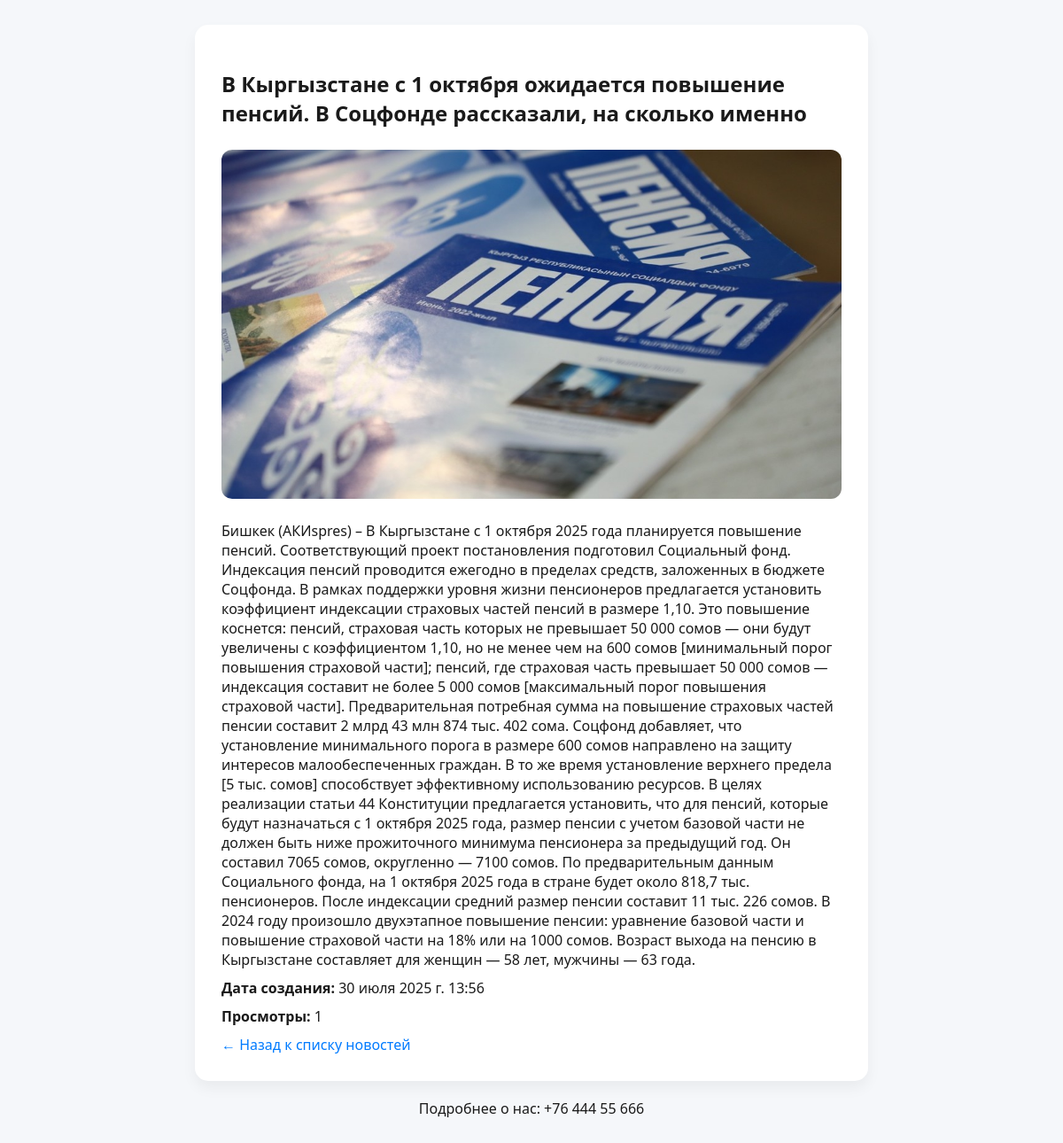
The page /news_detail/18/ on the database its author committed.
### news/models.py (models this page shows, shortened)
class News(models.Model):
    title = models.CharField(max_length=100, verbose_name='Название')
    description = models.TextField(verbose_name='Описание')
    created_at = models.DateTimeField(auto_now_add=True, verbose_name='Дата создания')
    views_count = models.IntegerField(default=0 ,verbose_name='Просмотры')
    news_image = models.ImageField(upload_to='news_image/',blank=True,null=True,verbose_name='Новостное изображение')

### news/views.py (the view)
# urls.py: path('news_detail/<int:id>/', news_detail, name='news_detail'),
def news_detail(request, id):
    news = get_object_or_404(News, id=id)
    news.views_count += 1
    news.save( update_fields=['views_count'] )
    theme = request.POST.get('theme', '1')
    if theme == '0':
        theme_text = 'dark-theme'
        theme = 1
    else:
        theme_text = 'light-theme'
        theme = 0
    context = {'news' : news, 'theme': theme_text, 'theme_var': theme}
    return render(request, 'news_detail.html', context )

### news/templates/news_detail.html (shortened to what this page needs)
{% load static %}
<!DOCTYPE html>
<html lang="ru">
<head>
    <link rel="stylesheet" href="{% static 'css/news_detail.css' %}">
    <link rel="stylesheet" href="{% static 'css/theme.css' %}">
</head>
<body class="{{ theme }}">
    <div class="news-detail">
        <h2>{{ news.title }}</h2>
        {% if news.news_image %}
            <img src="{{ news.news_image.url }}" alt="{{ news.title }}">
        {% else %}
            <p><i>Фото нет</i></p>
        {% endif %}
        <p>{{ news.description }}</p>
        <p><strong>Дата создания:</strong> {{ news.created_at }}</p>
        <p><strong>Просмотры:</strong> {{ news.views_count }}</p>
        <a href="{% url 'news_list' %}">← Назад к списку новостей</a>
    </div>
    <footer style="text-align:center; margin-top:20px;">
        <p>Подробнее о нас: +76 444 55 666</p>
    </footer>
</body>
</html>

### news/static/css/news_detail.css (style rules this page uses)
body { padding: 20px; font-family: 'Segoe UI', sans-serif; background-color: var(--bg-light); color: var(--text-light); transition: all 0.3s ease-in-out; }
.news-detail { max-width: 700px; margin: 0 auto; padding: 30px; background-color: var(--card-light); border-radius: 15px; box-shadow: 0 8px 16px rgba(0, 0, 0, 0.05); transition: background-color 0.3s; }
.news-detail h2 { margin-bottom: 15px; }
.news-detail img { max-width: 100%; margin: 10px 0; border-radius: 12px; }
.news-detail p { margin: 10px 0; font-size: 1rem; }
a { color: #007BFF; text-decoration: none; }

### news/static/css/theme.css (style rules this page uses)
:root { --bg-light: #f5f7fa; --text-light: #1a1a1a; --card-light: #ffffff; --bg-dark: #121212; --text-dark: #e0e0e0; --card-dark: #1e1e1e; }
body { background-color: var(--bg-light); color: var(--text-light); transition: all 0.3s ease-in-out; }
body { transition: background-color 0.3s ease, color 0.3s ease; }

### rows shown on the page
News: title "В Кыргызстане с 1 октября ожидается повышение пенсий. В Соцфонде рассказали, на сколько именно", news_image (picture), description "Бишкек (АКИspres) – В Кыргызстане с 1 октября 2025 года планируется повышение пенсий. Соответствующий проект постановления подготовил Социальный фонд. Индексация пенсий проводится ежегодно в пределах средств, заложенных в бюджете Соцфонда. В рамках поддержки уровня жизни пенсионеров предлагается установить коэффициент индексации страховых частей пенсий в размере 1,10. Это повышение коснется: пенсий, страховая часть которых не превышает 50 000 сомов — они будут увеличены с коэффициентом 1,10, но не менее чем на 600 сомов [минимальный порог повышения страховой части]; пенсий, где страховая часть превышает 50 000 сомов — индексация составит не более 5 000 сомов [максимальный порог повышения…", created_at "30 июля 2025 г. 13:56", views_count "1"
